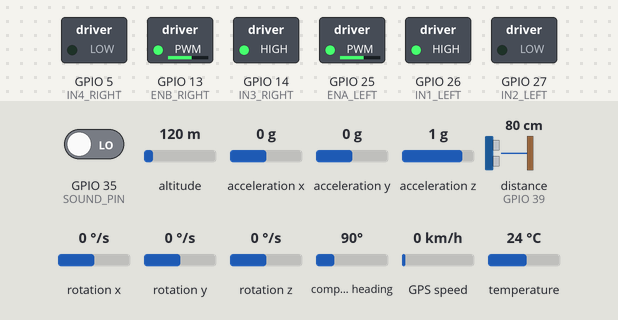
Bench run of a sketch on a simulated ESP32. On the bench: switched loads named in the sketch (green lamp = pin HIGH). Wiring (inferred from the names in the program): ultrasonic range finder: trigger GPIO 4; echo GPIO 39. Dashed ring = blinking. The inputs (shaded band) are chosen by the test bench; at power-on: distance to the obstacle (sensor on GPIO 39) 80 cm, acceleration x 0 g, GPIO 35 (SOUND_PIN) LOW, altitude 120 m, acceleration y 0 g, acceleration z 1 g, rotation x 0 °/s, rotation y 0 °/s, rotation z 0 °/s, compass heading 90°, GPS speed 0 km/h, temperature 24 °C. The echo pulse lasts 58.3 µs per cm; the GPS gets a fix after 3 s at 37.7749, -122.4194 with 8 satellites; pins used as bus, display or sensor lines are not drawn; what the sketch prints to the serial monitor is not drawn.

Above: at 3.2 s.
3.3 s: distance to the obstacle (sensor on GPIO 39) set to 27 cm
4.8 s: distance to the obstacle (sensor on GPIO 39) set to 23 cm
At 5.23 s:
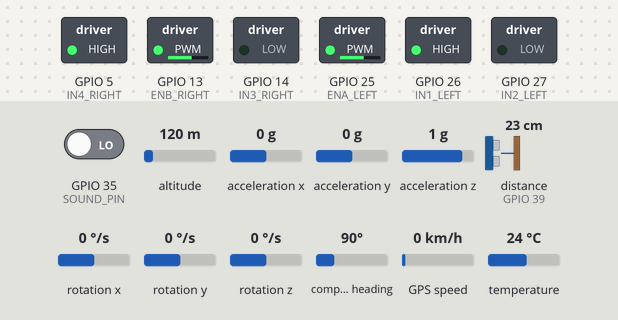
8.4 s: acceleration x set to -1.4 g
12.4 s: distance to the obstacle (sensor on GPIO 39) set to 35 cm
At 13.1 s:
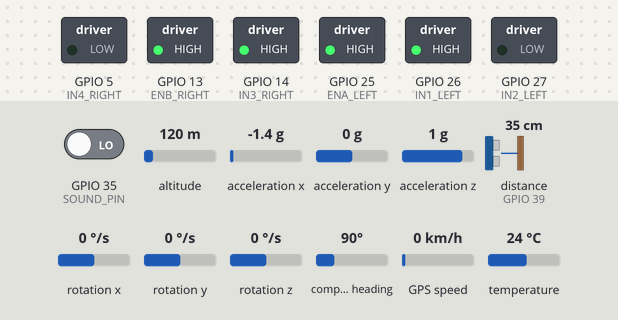
14.2 s: distance to the obstacle (sensor on GPIO 39) set to 2 cm
At 14.3 s:
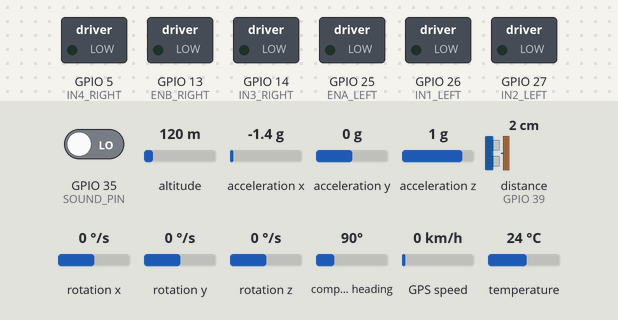
17.7 s: distance to the obstacle (sensor on GPIO 39) set to 60 cm
At 19.3 s:
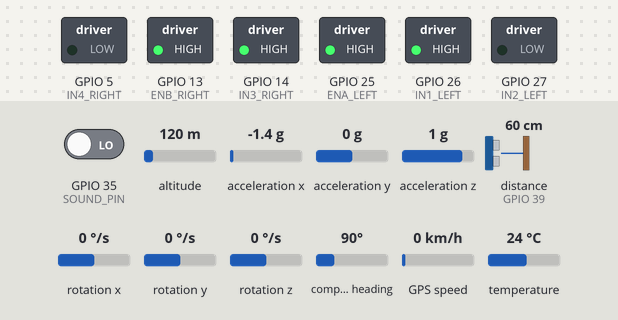
Timing chart, 0 to 20.6 s (numbered marks = the images above; inputs shaded):
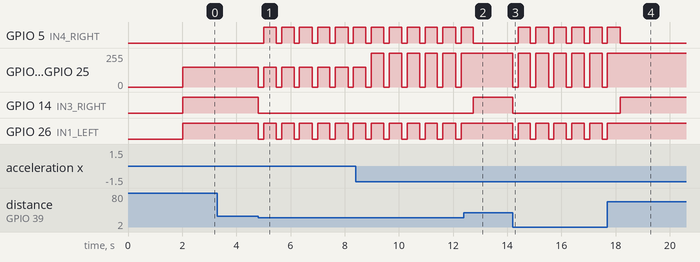

The sketch:

ResQBot_Final.ino
```cpp
#include <WiFi.h>
#include <WebServer.h>
#include <Wire.h>
#include <Adafruit_MPU6050.h>
#include <Adafruit_Sensor.h>
#include <TinyGPSPlus.h>
#include <HardwareSerial.h>

// ==========================================
// 1. PIN DEFINITIONS
// ==========================================
// Motors (1x L298N driving 4 wheels)
const int ENA_LEFT = 25;
const int IN1_LEFT = 26;
const int IN2_LEFT = 27;
const int IN3_RIGHT = 14;
const int IN4_RIGHT = 5;
const int ENB_RIGHT = 13;

// Sensors
const int TRIG_PIN = 4;
const int ECHO_FRONT = 39;
const int SOUND_PIN = 35; // Digital Out from Sound Sensor

// GPS (Using Hardware Serial 2 on ESP32)
const int RXD2 = 16;
const int TXD2 = 17;

// ==========================================
// 2. OBJECTS & STATE VARIABLES
// ==========================================
WebServer server(80);
Adafruit_MPU6050 mpu;
TinyGPSPlus gps;
HardwareSerial gpsSerial(2); // Explicitly create our own Serial port for the GPS

// Sensor State Variables
float currentLat = 0.0;
float currentLng = 0.0;
long currentDistance = 0;
bool soundDetected = false;
float currentTilt = 0.0;
String robotState = "BOOTING...";

// Speed Variables
int baseSpeed = 150;  // Normal driving speed
int boostSpeed = 255; // Max speed for climbing over rubble

// ==========================================
// 3. WEBSERVER HTML DESIGN
// ==========================================
void handleRoot() {
  String html = "<!DOCTYPE html><html><head><meta name=\"viewport\" content=\"width=device-width, initial-scale=1\">";
  html += "<meta http-equiv=\"refresh\" content=\"2\">"; // Refresh every 2 seconds
  html += "<style>body{background-color:#1e1e1e;color:#00ffcc;font-family:Arial,sans-serif;text-align:center;padding:20px;}";
  html += "h1{color:#ffcc00;} .card{background:#2d2d2d;border:2px solid #00ffcc;padding:15px;margin:15px auto;width:90%;border-radius:10px;box-shadow:0px 0px 15px #00ffcc;}";
  html += ".alert{color:#ff3333;font-weight:bold;font-size:1.2em;} .safe{color:#33ff33;} ";
  html += "a.btn{background:#00BFFF;color:#fff;padding:10px 20px;text-decoration:none;border-radius:5px;display:inline-block;margin-top:10px;}</style></head><body>";

  html += "<h1>🚨 ResQBot Dashboard 🚨</h1>";

  // GPS Section
  html += "<div class='card'><h2>📍 Live Location</h2>";
  if (currentLat != 0.0) {
    html += "<p>LAT: " + String(currentLat, 6) + "<br>LON: " + String(currentLng, 6) + "</p>";
    html += "<a class='btn' href=\"https://www.google.com/maps/search/?api=1&query=" + String(currentLat, 6) + "," + String(currentLng, 6) + "\" target=\"_blank\">🗺️ OPEN IN MAPS</a>";
  } else {
    html += "<p class='alert'>Searching for GPS Satellites...</p>";
  }
  html += "</div>";

  // Robot Status Section
  html += "<div class='card'><h2>🤖 Systems Status</h2>";
  html += "<p>Current Action: <strong>" + robotState + "</strong></p>";
  html += "<p>Obstacle Distance: " + String(currentDistance) + " cm</p>";

  if (soundDetected) {
    html += "<p class='alert'>⚠️ SURVIVOR SOUND DETECTED!</p>";
  } else {
    html += "<p class='safe'>✅ Audio Levels Normal</p>";
  }

  if (abs(currentTilt) > 3.0) {
    html += "<p class='alert'>⚠️ ROUGH TERRAIN (Torque Boost Active)</p>";
  }
  html += "</div></body></html>";

  server.send(200, "text/html", html);
}

// ==========================================
// 4. MOTOR CONTROL FUNCTIONS
// ==========================================
void driveForward(int speed) {
  digitalWrite(IN1_LEFT, HIGH); digitalWrite(IN2_LEFT, LOW);
  digitalWrite(IN3_RIGHT, HIGH); digitalWrite(IN4_RIGHT, LOW);
  analogWrite(ENA_LEFT, speed); analogWrite(ENB_RIGHT, speed);
}

void stopMotors() {
  digitalWrite(IN1_LEFT, LOW); digitalWrite(IN2_LEFT, LOW);
  digitalWrite(IN3_RIGHT, LOW); digitalWrite(IN4_RIGHT, LOW);
  analogWrite(ENA_LEFT, 0); analogWrite(ENB_RIGHT, 0);
}

void turnRight(int speed) {
  digitalWrite(IN1_LEFT, HIGH); digitalWrite(IN2_LEFT, LOW);
  digitalWrite(IN3_RIGHT, LOW); digitalWrite(IN4_RIGHT, HIGH); // Right side reverse
  analogWrite(ENA_LEFT, speed); analogWrite(ENB_RIGHT, speed);
}

// ==========================================
// 5. SETUP FUNCTION
// ==========================================
void setup() {
  Serial.begin(115200);
  gpsSerial.begin(9600, SERIAL_8N1, RXD2, TXD2); // Init GPS

  // Pin Modes
  pinMode(ENA_LEFT, OUTPUT); pinMode(IN1_LEFT, OUTPUT); pinMode(IN2_LEFT, OUTPUT);
  pinMode(ENB_RIGHT, OUTPUT); pinMode(IN3_RIGHT, OUTPUT); pinMode(IN4_RIGHT, OUTPUT);
  pinMode(TRIG_PIN, OUTPUT); pinMode(ECHO_FRONT, INPUT); pinMode(SOUND_PIN, INPUT);

  stopMotors(); // Ensure motors are off initially

  // Init MPU6050
  Serial.println("Initializing MPU6050...");
  Wire.begin(21, 22);
  if (!mpu.begin()) {
    Serial.println("MPU6050 NOT FOUND! Check wiring.");
  } else {
    mpu.setAccelerometerRange(MPU6050_RANGE_8_G);
  }

  // Create WiFi Access Point
  Serial.println("Creating Rescue WiFi Network...");
  WiFi.softAP("ResQBot_Emergency", "rescue1234");
  IPAddress IP = WiFi.softAPIP();
  Serial.print("Web Server Online at IP: ");
  Serial.println(IP); // Should be 192.168.4.1

  server.on("/", handleRoot);
  server.begin();

  robotState = "SYSTEMS ONLINE";
  delay(2000);
}

// ==========================================
// 6. MAIN LOOP
// ==========================================
void loop() {
  // 1. Keep the Web Server Alive
  server.handleClient();

  // 2. Read GPS Data Non-Blocking
  while (gpsSerial.available() > 0) {
    if (gps.encode(gpsSerial.read())) {
      if (gps.location.isValid()) {
        currentLat = gps.location.lat();
        currentLng = gps.location.lng();
      }
    }
  }

  // 3. Read Ultrasonic Sensor
  digitalWrite(TRIG_PIN, LOW); delayMicroseconds(2);
  digitalWrite(TRIG_PIN, HIGH); delayMicroseconds(10); digitalWrite(TRIG_PIN, LOW);
  long duration = pulseIn(ECHO_FRONT, HIGH, 30000); // 30ms timeout
  if (duration == 0) {
    currentDistance = 999; // No obstacle
  } else {
    currentDistance = (duration * 0.034 / 2);
  }

  // 4. Read Sound Sensor
  soundDetected = (digitalRead(SOUND_PIN) == HIGH);

  // 5. Read MPU6050 Tilt
  sensors_event_t a, g, temp;
  mpu.getEvent(&a, &g, &temp);
  currentTilt = a.acceleration.x;

  int activeSpeed = baseSpeed;

  // 6. Navigation & AI Logic
  if (abs(currentTilt) > 3.0) {
    activeSpeed = boostSpeed;
  }

  if (currentDistance < 25 && currentDistance > 0) {
    robotState = "EVADING OBSTACLE";
    stopMotors();
    delay(200);
    turnRight(activeSpeed);
    delay(450);
  } else {
    robotState = "PATROLLING";
    driveForward(activeSpeed);
  }
}
```

Measured:
- the behaviour switches between 26 and 25 cm on distance to the obstacle (sensor on GPIO 39) (found by bisection; images 0 and 1)
- after the input at 3.3 s, every drawn part: stays the same
- after the input at 4.8 s, GPIO 5 (IN4_RIGHT): alternates HIGH for 0.47 s and LOW for 0.20 s, starting after 0.21 s; GPIO 13 (ENB_RIGHT), GPIO 25 (ENA_LEFT): alternates 150/255 for 0.47 s and 0/255 for 0.20 s, starting at once; GPIO 14 (IN3_RIGHT): HIGH → LOW at once; GPIO 26 (IN1_LEFT): alternates HIGH for 0.47 s and LOW for 0.20 s, starting at once
- after the input at 12.4 s, GPIO 5 (IN4_RIGHT): goes on until 12.7 s, then stays LOW; GPIO 13 (ENB_RIGHT), GPIO 25 (ENA_LEFT): stops changing and stays 255/255; GPIO 14 (IN3_RIGHT): LOW → HIGH after 0.35 s; GPIO 26 (IN1_LEFT): stops changing and stays HIGH
- after the input at 14.2 s, GPIO 5 (IN4_RIGHT): alternates HIGH for 0.45 s and LOW for 0.20 s, starting after 0.20 s; GPIO 13 (ENB_RIGHT), GPIO 25 (ENA_LEFT): alternates 255/255 for 0.45 s and 0/255 for 0.20 s, starting at once; GPIO 14 (IN3_RIGHT): HIGH → LOW at once; GPIO 26 (IN1_LEFT): alternates HIGH for 0.45 s and LOW for 0.20 s, starting at once
- after the input at 17.7 s, GPIO 5 (IN4_RIGHT): goes on until 18.2 s, then stays LOW; GPIO 13 (ENB_RIGHT), GPIO 25 (ENA_LEFT): stops changing and stays 255/255; GPIO 14 (IN3_RIGHT): LOW → HIGH after 0.47 s; GPIO 26 (IN1_LEFT): stops changing and stays HIGH
